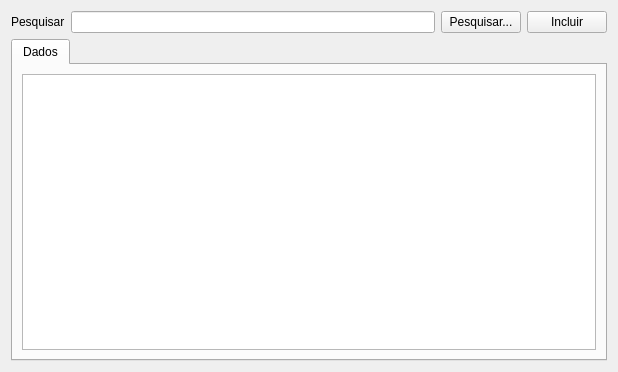
<?xml version="1.0" encoding="UTF-8"?>
<ui version="4.0">
 <class>FormPesquisa</class>
 <widget class="QWidget" name="FormPesquisa">
  <property name="windowModality">
   <enum>Qt::NonModal</enum>
  </property>
  <property name="geometry">
   <rect>
    <x>0</x>
    <y>0</y>
    <width>618</width>
    <height>372</height>
   </rect>
  </property>
  <property name="windowTitle">
   <string>Form</string>
  </property>
  <layout class="QGridLayout" name="gridLayout">
   <item row="0" column="0">
    <layout class="QHBoxLayout" name="horizontalLayout">
     <item>
      <widget class="QLabel" name="LblPesquisar">
       <property name="text">
        <string>Pesquisar</string>
       </property>
      </widget>
     </item>
     <item>
      <widget class="QLineEdit" name="EditValorPesquisa">
       <property name="text">
        <string/>
       </property>
      </widget>
     </item>
     <item>
      <widget class="QPushButton" name="BtnPesquisar">
       <property name="text">
        <string>Pesquisar...</string>
       </property>
      </widget>
     </item>
     <item>
      <widget class="QPushButton" name="BtnIncluir">
       <property name="text">
        <string>Incluir</string>
       </property>
      </widget>
     </item>
    </layout>
   </item>
   <item row="1" column="0">
    <widget class="QTabWidget" name="tabWidget">
     <property name="currentIndex">
      <number>0</number>
     </property>
     <widget class="QWidget" name="tab">
      <attribute name="title">
       <string>Dados</string>
      </attribute>
      <layout class="QGridLayout" name="gridLayout_2">
       <item row="0" column="0">
        <widget class="QTableWidget" name="tableResultado"/>
       </item>
      </layout>
     </widget>
    </widget>
   </item>
  </layout>
 </widget>
 <tabstops>
  <tabstop>tabWidget</tabstop>
  <tabstop>EditValorPesquisa</tabstop>
  <tabstop>BtnPesquisar</tabstop>
  <tabstop>BtnIncluir</tabstop>
  <tabstop>tableResultado</tabstop>
 </tabstops>
 <resources/>
 <connections/>
</ui>
